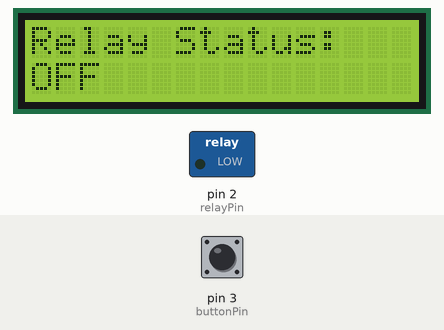
This sketch was run on a simulated Arduino Uno, built with avr-gcc and run on an emulated ATmega328P. On the bench: 16×2 character LCD, switched loads named in the sketch (green lamp = pin HIGH). Dashed ring = blinking. The test bench sets the inputs (shaded band); at power-on: pin 3 (buttonPin) LOW.

Above: at 1.2 s.
1.3 s: pin 3 (buttonPin) pulled HIGH for 1 s
At 3.2 s:
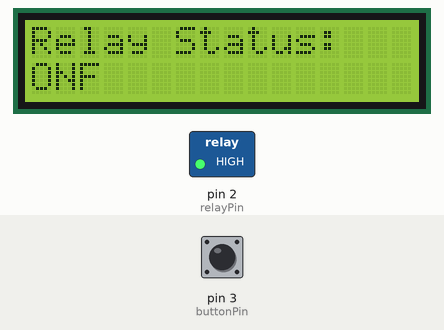
3.8 s: pin 3 (buttonPin) pulled HIGH for 0.15 s
At 5.0 s:
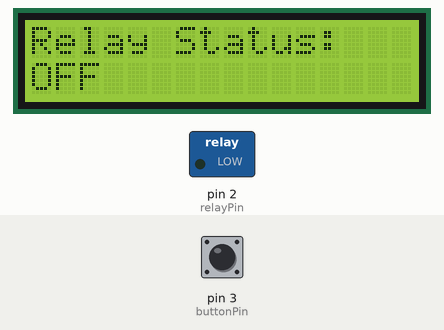
5.4 s: pin 3 (buttonPin) pulled HIGH for 3.2 s
At 5.58 s:
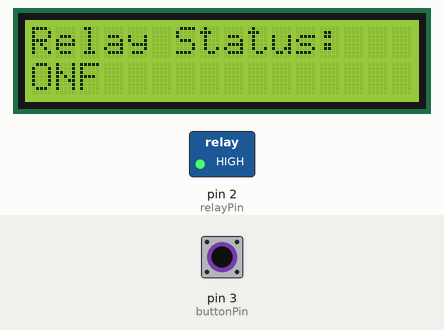
Timing chart, 0 to 10.0 s (numbered marks = the images above; inputs shaded):
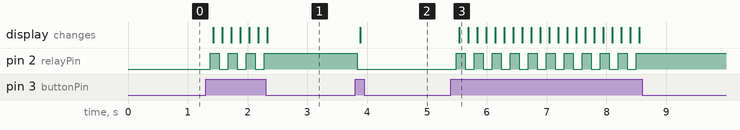

The sketch:

sketch_jul09a.ino
```cpp
int relayPin = 2;
int buttonPin = 3;
int lcdRS = 12;
int lcdEN = 11;
int lcdD4 = 5;
int lcdD5 = 4;
int lcdD6 = 6;
int lcdD7 = 7;

#include <LiquidCrystal.h>

LiquidCrystal lcd(lcdRS, lcdEN, lcdD4, lcdD5, lcdD6, lcdD7);

void setup() {
  pinMode(relayPin, OUTPUT);

  pinMode(buttonPin, INPUT);

  lcd.begin(16, 2);
  lcd.setCursor(0, 0);
  lcd.print("Relay Status:");
}

void loop() {
  // Read the state of the push button
  int buttonState = digitalRead(buttonPin);

  if (buttonState == HIGH) {
    digitalWrite(relayPin, !digitalRead(relayPin));
    delay(50);
  }

  if (digitalRead(relayPin) == HIGH) {
    lcd.setCursor(0, 1);
    lcd.print("ON");
  } else {
    lcd.setCursor(0, 1);
    lcd.print("OFF");
  }
  delay(100);
}
```

Measured:
- after the input at 1.3 s, pin 2 (relayPin): alternates HIGH for 0.15 s and LOW for 0.15 s, 7 changes in all, then stays HIGH, starting after 0.07 s; the display: changes after 0.12 s (image 1)
- after the input at 3.8 s, pin 2 (relayPin): HIGH → LOW at once; the display: changes after 0.08 s (image 2)
- after the input at 5.4 s, pin 2 (relayPin): alternates HIGH for 0.15 s and LOW for 0.15 s, 21 changes in all, then stays HIGH, starting after 0.09 s; the display: changes after 0.14 s (image 3)
